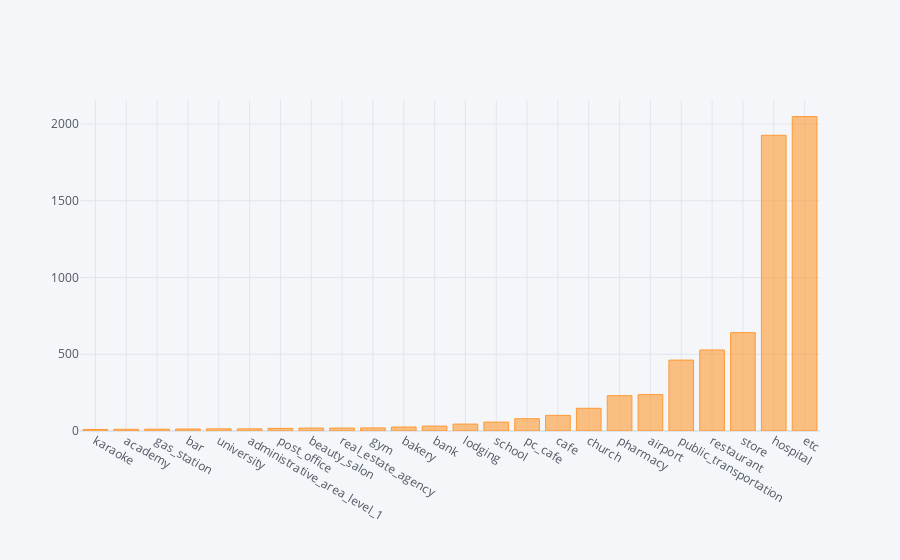

Notebook code cell kept with this figure:
### Code cell
fig = fiplot_count.iplot(asFigure = True, kind='bar')
fig.show()

### Figure 1 — Plotly figure (JSON) as saved in the notebook; plotly's stock layout.template omitted (floating-point values rounded to 4 significant figures)
{"data": [{"marker": {"color": "rgba(255, 153, 51, 0.6)", "line": {"color": "rgba(255, 153, 51, 1.0)", "width": 1}}, "name": "patient_id", "orientation": "v", "text": "", "type": "bar", "x": ["karaoke", "academy", "gas_station", "bar", "university", "administrative_area_level_1", "post_office", "beauty_salon", "real_estate_agency", "gym", "bakery", "bank", "lodging", "school", "pc_cafe", "cafe", "church", "pharmacy", "airport", "public_transportation", "restaurant", "store", "hospital", "etc"], "y": [10, 11, 12, 13, 14, 14, 17, 19, 19, 20, 26, 32, 45, 58, 80, 102, 148, 230, 237, 462, 528, 641, 1927, 2049]}], "layout": {"legend": {"bgcolor": "#F5F6F9", "font": {"color": "#4D5663"}}, "paper_bgcolor": "#F5F6F9", "plot_bgcolor": "#F5F6F9", "title": {"font": {"color": "#4D5663"}}, "xaxis": {"gridcolor": "#E1E5ED", "showgrid": true, "tickfont": {"color": "#4D5663"}, "title": {"font": {"color": "#4D5663"}, "text": ""}, "zerolinecolor": "#E1E5ED"}, "yaxis": {"gridcolor": "#E1E5ED", "showgrid": true, "tickfont": {"color": "#4D5663"}, "title": {"font": {"color": "#4D5663"}, "text": ""}, "zerolinecolor": "#E1E5ED"}}}
